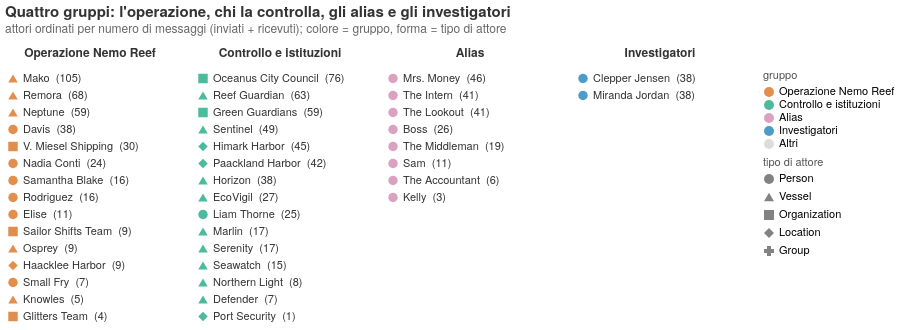

The notebook cell saved with this chart:
### Markdown cell above
**Domanda.** Quali attori ci sono e in quale gruppo stanno?

**Come leggerlo.** Ogni colonna è un gruppo. Dentro, gli attori sono ordinati dal più attivo (in alto) al meno attivo; la forma del simbolo dice se è una persona, una barca, un'organizzazione o un luogo. Il numero è quanti messaggi ha inviato o ricevuto.

<sub>Codifica: gruppo **N** → colonne e colore; tipo **N** → forma; messaggi **Q** → ordine verticale ed etichetta.</sub>

### Code cell
roster = act[(act.msg_sent + act.msg_received) > 0].assign(
    messaggi=lambda d: d.msg_sent + d.msg_received, gruppo=lambda d: d.name.map(group), tipo=lambda d: d.sub_type)
roster["rank"] = roster.groupby("gruppo").messaggi.rank(ascending=False, method="first")
roster["etichetta"] = roster.name + "  (" + roster.messaggi.astype(str) + ")"
base = alt.Chart().encode(y=alt.Y("rank:O", axis=None))
pts = base.mark_point(filled=True, size=90).encode(x=alt.value(8), color=color_group(), shape=shape_type(),
                                                    tooltip=["name", "tipo", "messaggi"])
txt = base.mark_text(align="left", dx=18, fontSize=11, color=INK).encode(x=alt.value(0), text="etichetta:N")
m00 = alt.layer(pts, txt, data=roster).properties(width=170, height=alt.Step(17)).facet(
    column=alt.Column("gruppo:N", sort=GROUPS, title=None)).properties(title=alt.Title(
    "Quattro gruppi: l'operazione, chi la controlla, gli alias e gli investigatori",
    subtitle="attori ordinati per numero di messaggi (inviati + ricevuti); colore = gruppo, forma = tipo di attore"))
save(m00, "m00_chi_e_chi")

### Figure 1 — Vega-Lite specification as saved in the notebook (floating-point values rounded to 4 significant figures)
{"config": {"view": {"continuousWidth": 300, "continuousHeight": 300, "strokeWidth": 0}, "axis": {"domainColor": "#999", "gridColor": "#ececec", "labelColor": "#444", "labelFontSize": 11, "tickColor": "#999", "titleColor": "#555", "titleFontSize": 11, "titleFontWeight": "normal"}, "font": "Helvetica Neue", "header": {"labelColor": "#333333", "labelFontSize": 12, "labelFontWeight": 600, "titleFontWeight": "normal"}, "legend": {"labelFontSize": 11, "titleColor": "#555", "titleFontSize": 11, "titleFontWeight": "normal"}, "title": {"anchor": "start", "color": "#333333", "fontSize": 15, "fontWeight": 600, "offset": 12, "subtitleColor": "#666", "subtitleFontSize": 12, "subtitlePadding": 4}}, "data": {"name": "data-6d072292a60068555bc8fa4d3a96898c"}, "facet": {"column": {"field": "gruppo", "sort": ["Operazione Nemo Reef", "Controllo e istituzioni", "Alias", "Investigatori", "Altri"], "title": null, "type": "nominal"}}, "spec": {"layer": [{"mark": {"type": "point", "filled": true, "size": 90}, "encoding": {"color": {"field": "gruppo", "scale": {"domain": ["Operazione Nemo Reef", "Controllo e istituzioni", "Alias", "Investigatori", "Altri"], "range": ["#D55E00", "#009E73", "#CC79A7", "#0072B2", "#cfcfcf"]}, "title": "gruppo", "type": "nominal"}, "shape": {"field": "tipo", "scale": {"domain": ["Person", "Vessel", "Organization", "Location", "Group"], "range": ["circle", "triangle-up", "square", "diamond", "cross"]}, "title": "tipo di attore", "type": "nominal"}, "tooltip": [{"field": "name", "type": "nominal"}, {"field": "tipo", "type": "nominal"}, {"field": "messaggi", "type": "quantitative"}], "x": {"value": 8}, "y": {"axis": null, "field": "rank", "type": "ordinal"}}}, {"mark": {"type": "text", "align": "left", "color": "#333333", "dx": 18, "fontSize": 11}, "encoding": {"text": {"field": "etichetta", "type": "nominal"}, "x": {"value": 0}, "y": {"axis": null, "field": "rank", "type": "ordinal"}}}], "height": {"step": 17}, "width": 170}, "title": {"text": "Quattro gruppi: l'operazione, chi la controlla, gli alias e gli investigatori", "subtitle": "attori ordinati per numero di messaggi (inviati + ricevuti); colore = gruppo, forma = tipo di attore"}, "$schema": "https://vega.github.io/schema/vega-lite/v6.1.0.json", "datasets": {"data-6d072292a60068555bc8fa4d3a96898c": [{"name": "Sam", "id": "Sam", "sub_type": "Person", "msg_sent": 1, "msg_received": 10, "relations": 5, "events": 1, "is_alias_like": false, "messaggi": 11, "gruppo": "Alias", "tipo": "Person", "rank": 6.0, "etichetta": "Sam  (11)"}, {"name": "Kelly", "id": "Kelly", "sub_type": "Person", "msg_sent": 2, "msg_received": 1, "relations": 2, "events": 0, "is_alias_like": false, "messaggi": 3, "gruppo": "Alias", "tipo": "Person", "rank": 8.0, "etichetta": "Kelly  (3)"}, {"name": "Nadia Conti", "id": "Nadia Conti", "sub_type": "Person", "msg_sent": 10, "msg_received": 14, "relations": 9, "events": 2, "is_alias_like": false, "messaggi": 24, "gruppo": "Operazione Nemo Reef", "tipo": "Person", "rank": 6.0, "etichetta": "Nadia Conti  (24)"}, {"name": "Elise", "id": "Elise", "sub_type": "Person", "msg_sent": 5, "msg_received": 6, "relations": 5, "events": 0, "is_alias_like": false, "messaggi": 11, "gruppo": "Operazione Nemo Reef", "tipo": "Person", "rank": 9.0, "etichetta": "Elise  (11)"}, {"name": "Liam Thorne", "id": "Liam Thorne", "sub_type": "Person", "msg_sent": 11, "msg_received": 14, "relations": 11, "events": 5, "is_alias_like": false, "messaggi": 25, "gruppo": "Controllo e istituzioni", "tipo": "Person", "rank": 9.0, "etichetta": "Liam Thorne  (25)"}, {"name": "Samantha Blake", "id": "Samantha Blake", "sub_type": "Person", "msg_sent": 9, "msg_received": 7, "relations": 6, "events": 0, "is_alias_like": false, "messaggi": 16, "gruppo": "Operazione Nemo Reef", "tipo": "Person", "rank": 7.0, "etichetta": "Samantha Blake  (16)"}, {"name": "Davis", "id": "Davis", "sub_type": "Person", "msg_sent": 13, "msg_received": 25, "relations": 17, "events": 4, "is_alias_like": false, "messaggi": 38, "gruppo": "Operazione Nemo Reef", "tipo": "Person", "rank": 4.0, "etichetta": "Davis  (38)"}, {"name": "Rodriguez", "id": "Rodriguez", "sub_type": "Person", "msg_sent": 1, "msg_received": 15, "relations": 12, "events": 2, "is_alias_like": false, "messaggi": 16, "gruppo": "Operazione Nemo Reef", "tipo": "Person", "rank": 8.0, "etichetta": "Rodriguez  (16)"}, {"name": "Clepper Jensen", "id": "Clepper Jensen", "sub_type": "Person", "msg_sent": 20, "msg_received": 18, "relations": 8, "events": 0, "is_alias_like": false, "messaggi": 38, "gruppo": "Investigatori", "tipo": "Person", "rank": 1.0, "etichetta": "Clepper Jensen  (38)"}, {"name": "Miranda Jordan", "id": "Miranda Jordan", "sub_type": "Person", "msg_sent": 18, "msg_received": 20, "relations": 9, "events": 3, "is_alias_like": false, "messaggi": 38, "gruppo": "Investigatori", "tipo": "Person", "rank": 2.0, "etichetta": "Miranda Jordan  (38)"}, {"name": "The Intern", "id": "The Intern", "sub_type": "Person", "msg_sent": 23, "msg_received": 18, "relations": 8, "events": 5, "is_alias_like": true, "messaggi": 41, "gruppo": "Alias", "tipo": "Person", "rank": 2.0, "etichetta": "The Intern  (41)"}, {"name": "The Lookout", "id": "The Lookout", "sub_type": "Person", "msg_sent": 33, "msg_received": 8, "relations": 4, "events": 8, "is_alias_like": true, "messaggi": 41, "gruppo": "Alias", "tipo": "Person", "rank": 3.0, "etichetta": "The Lookout  (41)"}, {"name": "The Accountant", "id": "The Accountant", "sub_type": "Person", "msg_sent": 4, "msg_received": 2, "relations": 5, "events": 0, "is_alias_like": true, "messaggi": 6, "gruppo": "Alias", "tipo": "Person", "rank": 7.0, "etichetta": "The Accountant  (6)"}, {"name": "Mrs. Money", "id": "Mrs. Money", "sub_type": "Person", "msg_sent": 23, "msg_received": 23, "relations": 12, "events": 2, "is_alias_like": true, "messaggi": 46, "gruppo": "Alias", "tipo": "Person", "rank": 1.0, "etichetta": "Mrs. Money  (46)"}, {"name": "The Middleman", "id": "The Middleman", "sub_type": "Person", "msg_sent": 9, "msg_received": 10, "relations": 5, "events": 1, "is_alias_like": true, "messaggi": 19, "gruppo": "Alias", "tipo": "Person", "rank": 5.0, "etichetta": "The Middleman  (19)"}, {"name": "Boss", "id": "Boss", "sub_type": "Person", "msg_sent": 9, "msg_received": 17, "relations": 14, "events": 1, "is_alias_like": true, "messaggi": 26, "gruppo": "Alias", "tipo": "Person", "rank": 4.0, "etichetta": "Boss  (26)"}, {"name": "Small Fry", "id": "Small Fry", "sub_type": "Person", "msg_sent": 7, "msg_received": 0, "relations": 9, "events": 2, "is_alias_like": true, "messaggi": 7, "gruppo": "Operazione Nemo Reef", "tipo": "Person", "rank": 13.0, "etichetta": "Small Fry  (7)"}, {"name": "Glitters Team", "id": "Glitters Team", "sub_type": "Organization", "msg_sent": 4, "msg_received": 0, "relations": 4, "events": 2, "is_alias_like": false, "messaggi": 4, "gruppo": "Operazione Nemo Reef", "tipo": "Organization", "rank": 15.0, "etichetta": "Glitters Team  (4)"}, {"name": "Oceanus City Council", "id": "Oceanus City Council", "sub_type": "Organization", "msg_sent": 33, "msg_received": 43, "relations": 37, "events": 11, "is_alias_like": false, "messaggi": 76, "gruppo": "Controllo e istituzioni", "tipo": "Organization", "rank": 1.0, "etichetta": "Oceanus City Council  (76)"}, {"name": "Green Guardians", "id": "Green Guardians", "sub_type": "Organization", "msg_sent": 29, "msg_received": 30, "relations": 30, "events": 26, "is_alias_like": false, "messaggi": 59, "gruppo": "Controllo e istituzioni", "tipo": "Organization", "rank": 3.0, "etichetta": "Green Guardians  (59)"}, {"name": "V. Miesel Shipping", "id": "V. Miesel Shipping", "sub_type": "Organization", "msg_sent": 12, "msg_received": 18, "relations": 30, "events": 4, "is_alias_like": false, "messaggi": 30, "gruppo": "Operazione Nemo Reef", "tipo": "Organization", "rank": 5.0, "etichetta": "V. Miesel Shipping  (30)"}, {"name": "Sailor Shifts Team", "id": "Sailor Shifts Team", "sub_type": "Organization", "msg_sent": 1, "msg_received": 8, "relations": 11, "events": 0, "is_alias_like": false, "messaggi": 9, "gruppo": "Operazione Nemo Reef", "tipo": "Organization", "rank": 10.0, "etichetta": "Sailor Shifts Team  (9)"}, {"name": "Neptune", "id": "Neptune", "sub_type": "Vessel", "msg_sent": 32, "msg_received": 27, "relations": 31, "events": 13, "is_alias_like": false, "messaggi": 59, "gruppo": "Operazione Nemo Reef", "tipo": "Vessel", "rank": 3.0, "etichetta": "Neptune  (59)"}, {"name": "Marlin", "id": "Marlin", "sub_type": "Vessel", "msg_sent": 10, "msg_received": 7, "relations": 4, "events": 6, "is_alias_like": false, "messaggi": 17, "gruppo": "Controllo e istituzioni", "tipo": "Vessel", "rank": 10.0, "etichetta": "Marlin  (17)"}, {"name": "Serenity", "id": "Serenity", "sub_type": "Vessel", "msg_sent": 10, "msg_received": 7, "relations": 9, "events": 2, "is_alias_like": false, "messaggi": 17, "gruppo": "Controllo e istituzioni", "tipo": "Vessel", "rank": 11.0, "etichetta": "Serenity  (17)"}, {"name": "Mako", "id": "Mako", "sub_type": "Vessel", "msg_sent": 53, "msg_received": 52, "relations": 43, "events": 33, "is_alias_like": false, "messaggi": 105, "gruppo": "Operazione Nemo Reef", "tipo": "Vessel", "rank": 1.0, "etichetta": "Mako  (105)"}, {"name": "Reef Guardian", "id": "Reef Guardian", "sub_type": "Vessel", "msg_sent": 34, "msg_received": 29, "relations": 22, "events": 26, "is_alias_like": false, "messaggi": 63, "gruppo": "Controllo e istituzioni", "tipo": "Vessel", "rank": 2.0, "etichetta": "Reef Guardian  (63)"}, {"name": "Horizon", "id": "Horizon", "sub_type": "Vessel", "msg_sent": 16, "msg_received": 22, "relations": 16, "events": 12, "is_alias_like": false, "messaggi": 38, "gruppo": "Controllo e istituzioni", "tipo": "Vessel", "rank": 7.0, "etichetta": "Horizon  (38)"}, {"name": "Seawatch", "id": "Seawatch", "sub_type": "Vessel", "msg_sent": 2, "msg_received": 13, "relations": 5, "events": 8, "is_alias_like": false, "messaggi": 15, "gruppo": "Controllo e istituzioni", "tipo": "Vessel", "rank": 12.0, "etichetta": "Seawatch  (15)"}, {"name": "EcoVigil", "id": "EcoVigil", "sub_type": "Vessel", "msg_sent": 12, "msg_received": 15, "relations": 20, "events": 23, "is_alias_like": false, "messaggi": 27, "gruppo": "Controllo e istituzioni", "tipo": "Vessel", "rank": 8.0, "etichetta": "EcoVigil  (27)"}, {"name": "Sentinel", "id": "Sentinel", "sub_type": "Vessel", "msg_sent": 27, "msg_received": 22, "relations": 21, "events": 21, "is_alias_like": false, "messaggi": 49, "gruppo": "Controllo e istituzioni", "tipo": "Vessel", "rank": 4.0, "etichetta": "Sentinel  (49)"}, {"name": "Osprey", "id": "Osprey", "sub_type": "Vessel", "msg_sent": 6, "msg_received": 3, "relations": 2, "events": 7, "is_alias_like": false, "messaggi": 9, "gruppo": "Operazione Nemo Reef", "tipo": "Vessel", "rank": 11.0, "etichetta": "Osprey  (9)"}, {"name": "Defender", "id": "Defender", "sub_type": "Vessel", "msg_sent": 5, "msg_received": 2, "relations": 2, "events": 6, "is_alias_like": false, "messaggi": 7, "gruppo": "Controllo e istituzioni", "tipo": "Vessel", "rank": 14.0, "etichetta": "Defender  (7)"}, {"name": "Northern Light", "id": "Northern Light", "sub_type": "Vessel", "msg_sent": 4, "msg_received": 4, "relations": 3, "events": 2, "is_alias_like": false, "messaggi": 8, "gruppo": "Controllo e istituzioni", "tipo": "Vessel", "rank": 13.0, "etichetta": "Northern Light  (8)"}, {"name": "Remora", "id": "Remora", "sub_type": "Vessel", "msg_sent": 33, "msg_received": 35, "relations": 37, "events": 24, "is_alias_like": false, "messaggi": 68, "gruppo": "Operazione Nemo Reef", "tipo": "Vessel", "rank": 2.0, "etichetta": "Remora  (68)"}, {"name": "Knowles", "id": "Knowles", "sub_type": "Vessel", "msg_sent": 3, "msg_received": 2, "relations": 9, "events": 4, "is_alias_like": false, "messaggi": 5, "gruppo": "Operazione Nemo Reef", "tipo": "Vessel", "rank": 14.0, "etichetta": "Knowles  (5)"}, {"name": "Paackland Harbor", "id": "Paackland Harbor", "sub_type": "Location", "msg_sent": 26, "msg_received": 16, "relations": 14, "events": 5, "is_alias_like": false, "messaggi": 42, "gruppo": "Controllo e istituzioni", "tipo": "Location", "rank": 6.0, "etichetta": "Paackland Harbor  (42)"}, {"name": "Haacklee Harbor", "id": "Haacklee Harbor", "sub_type": "Location", "msg_sent": 7, "msg_received": 2, "relations": 2, "events": 5, "is_alias_like": false, "messaggi": 9, "gruppo": "Operazione Nemo Reef", "tipo": "Location", "rank": 12.0, "etichetta": "Haacklee Harbor  (9)"}, {"name": "Himark Harbor", "id": "Himark Harbor", "sub_type": "Location", "msg_sent": 27, "msg_received": 18, "relations": 8, "events": 16, "is_alias_like": false, "messaggi": 45, "gruppo": "Controllo e istituzioni", "tipo": "Location", "rank": 5.0, "etichetta": "Himark Harbor  (45)"}, {"name": "Port Security", "id": "Port Security", "sub_type": "Location", "msg_sent": 0, "msg_received": 1, "relations": 1, "events": 1, "is_alias_like": false, "messaggi": 1, "gruppo": "Controllo e istituzioni", "tipo": "Location", "rank": 15.0, "etichetta": "Port Security  (1)"}]}}
